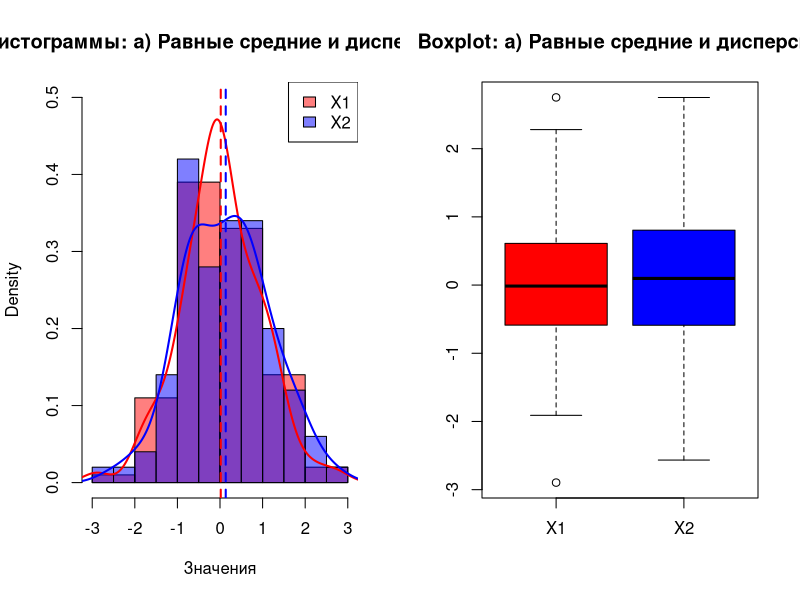
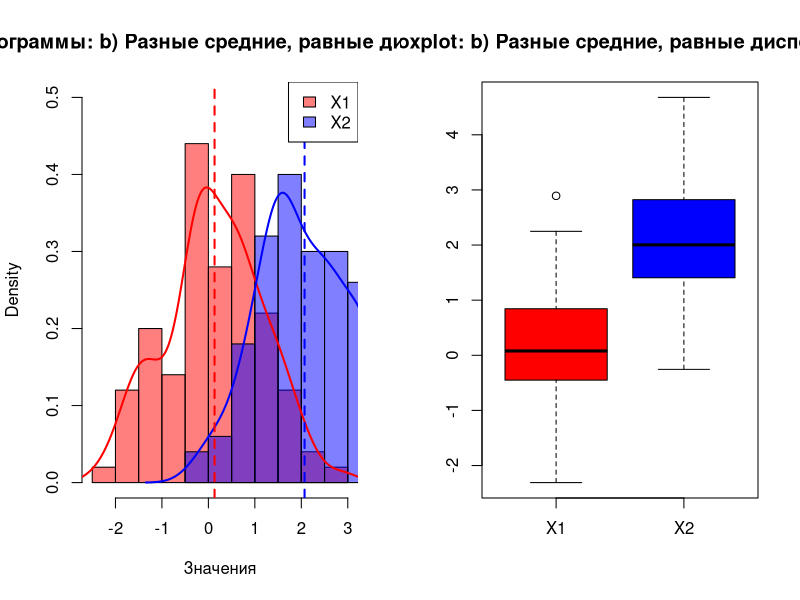
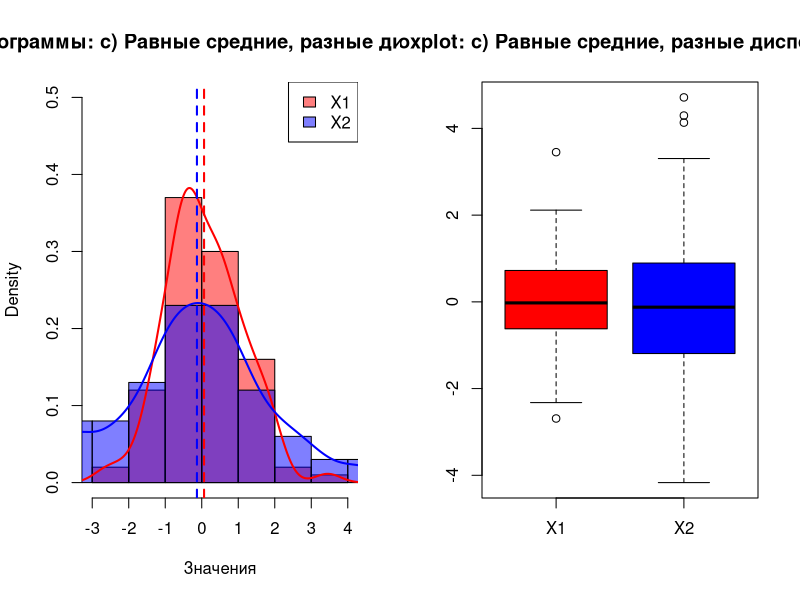
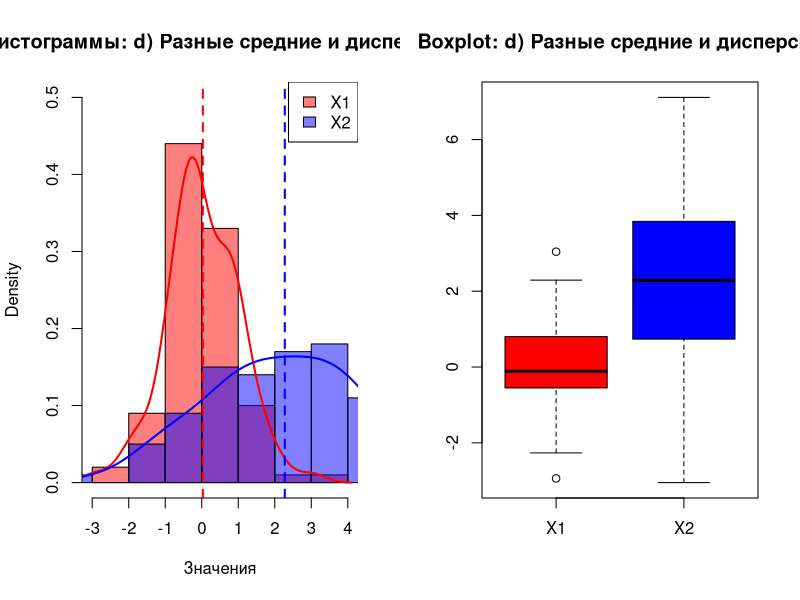

R code for these plots, in order:
# Лабораторная работа №3
# Критерии сравнения групп

# 1. Генерация выборок для всех ситуаций

# Ситуация a: равные средние и дисперсии
X1_a <- rnorm(100, mean = 0, sd = 1)
X2_a <- rnorm(100, mean = 0, sd = 1)

# Ситуация b: разные средние, равные дисперсии
X1_b <- rnorm(100, mean = 0, sd = 1)
X2_b <- rnorm(100, mean = 2, sd = 1)

# Ситуация c: равные средние, разные дисперсии
X1_c <- rnorm(100, mean = 0, sd = 1)
X2_c <- rnorm(100, mean = 0, sd = 2)

# Ситуация d: разные средние и дисперсии
X1_d <- rnorm(100, mean = 0, sd = 1)
X2_d <- rnorm(100, mean = 2, sd = 2)

# 2. Функция для анализа ситуации
analyze_situation <- function(X1, X2, situation_name) {
  # a. Проверка гипотез
  cat("\n--- Ситуация:", situation_name, "---\n")
  
  # Проверка нормальности (Шапиро-Уилк)
  shapiro_X1 <- shapiro.test(X1)
  shapiro_X2 <- shapiro.test(X2)
  cat("Нормальность X1: p-value =", shapiro_X1$p.value, "\n")
  cat("Нормальность X2: p-value =", shapiro_X2$p.value, "\n")
  
  # Проверка равенства средних (t-тест)
  t_test <- t.test(X1, X2, var.equal = TRUE)
  cat("Гипотеза о равенстве средних: p-value =", t_test$p.value, "\n")
  
  # Проверка равенства дисперсий (F-тест)
  var_test <- var.test(X1, X2)
  cat("Гипотеза о равенстве дисперсий: p-value =", var_test$p.value, "\n")
  
  # b. График гистограмм и плотностей
  par(mfrow = c(1, 2))
  hist(X1, col = rgb(1, 0, 0, 0.5), main = paste("Гистограммы:", situation_name), 
       xlab = "Значения", ylim = c(0, 0.5), probability = TRUE)
  hist(X2, col = rgb(0, 0, 1, 0.5), add = TRUE, probability = TRUE)
  lines(density(X1), col = "red", lwd = 2)
  lines(density(X2), col = "blue", lwd = 2)
  abline(v = mean(X1), col = "red", lty = 2, lwd = 2)
  abline(v = mean(X2), col = "blue", lty = 2, lwd = 2)
  legend("topright", legend = c("X1", "X2"), fill = c(rgb(1,0,0,0.5), rgb(0,0,1,0.5)))
  
  # c. График коробок с усами
  boxplot(list(X1, X2), names = c("X1", "X2"), col = c("red", "blue"),
          main = paste("Boxplot:", situation_name))
  par(mfrow = c(1, 1))
}

# Анализ всех ситуаций
analyze_situation(X1_a, X2_a, "a) Равные средние и дисперсии")
analyze_situation(X1_b, X2_b, "b) Разные средние, равные дисперсии")
analyze_situation(X1_c, X2_c, "c) Равные средние, разные дисперсии")
analyze_situation(X1_d, X2_d, "d) Разные средние и дисперсии")